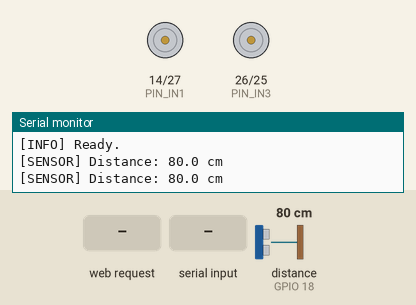
The sketch below on a simulated ESP32. Parts: motor-driver pin pairs drawn as motors (green arrow = first pin HIGH = forward, orange = second pin HIGH = backward, longer = more drive, scaled by the enable pin), the last lines printed to the serial monitor. Wiring (inferred from the names in the program): ultrasonic range finder: trigger GPIO 5; echo GPIO 18. Inputs (shaded band) come from the test bench; at power-on: distance to the obstacle (sensor on GPIO 18) 80 cm. The echo pulse lasts 58.3 µs per cm; WiFi joins after 1.5 s; servers stay silent unless stated; nothing arrives over Bluetooth unless stated.

Above: at 3.2 s.
3.3 s: HTTP request GET /move?dir=forward received
At 4.5 s:
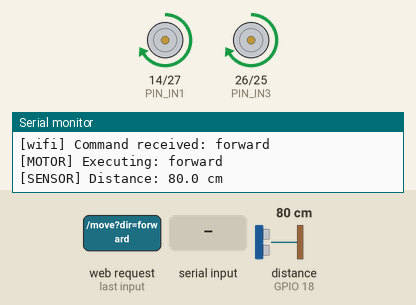
4.8 s: "backward\n" received over Serial
At 5.7 s:
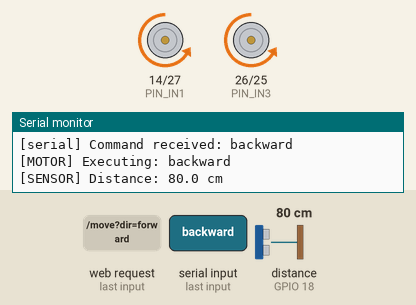
6.3 s: "left\n" received over the second serial link
At 6.8 s:
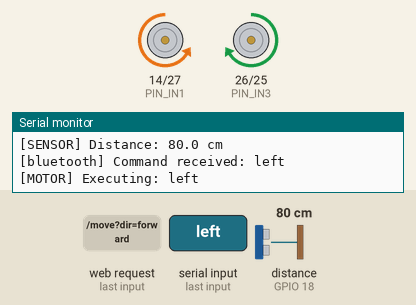
7.8 s: "right\n" received over Serial
At 9.1 s:
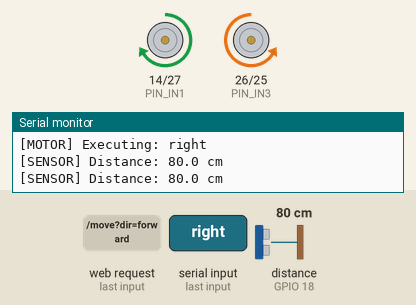
12.3 s: HTTP request GET /move?dir=backward received
At 16.0 s:
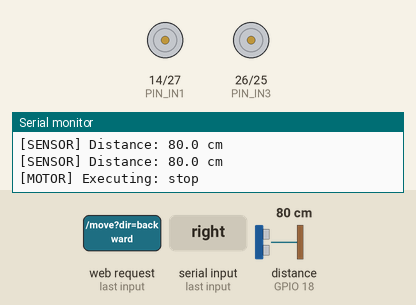
Timing chart, 0 to 16.8 s (numbered marks = the images above; inputs shaded):
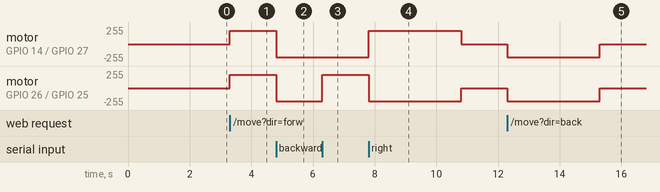

Measured:
- after the input at 3.3 s, motor on GPIO 14 (PIN_IN1) / GPIO 27 (PIN_IN2), motor on GPIO 26 (PIN_IN3) / GPIO 25 (PIN_IN4): stopped → forward 199/255 at once
- after the input at 4.8 s, motor on GPIO 14 (PIN_IN1) / GPIO 27 (PIN_IN2), motor on GPIO 26 (PIN_IN3) / GPIO 25 (PIN_IN4): forward 199/255 → backward 199/255 at once
- after the input at 6.3 s, motor on GPIO 26 (PIN_IN3) / GPIO 25 (PIN_IN4): backward 199/255 → forward 199/255 at once
- after the input at 7.8 s, motor on GPIO 14 (PIN_IN1) / GPIO 27 (PIN_IN2): backward 199/255 → forward 199/255 at once, → stopped 3.0 s later; motor on GPIO 26 (PIN_IN3) / GPIO 25 (PIN_IN4): forward 199/255 → backward 199/255 at once, → stopped 3.0 s later
- after the input at 12.3 s, motor on GPIO 14 (PIN_IN1) / GPIO 27 (PIN_IN2), motor on GPIO 26 (PIN_IN3) / GPIO 25 (PIN_IN4): stopped → backward 199/255 at once, → stopped 3.0 s later

The sketch:

BCI_Wheelchair_ESP32_V2.ino
```cpp
/*
  BCI-Controlled Toy Wheelchair - ESP32 Firmware V2
  -------------------------------------------------
  Command sources:
    1. WiFi HTTP: /move?dir=forward
    2. Bluetooth Classic SPP: forward\n
    3. USB Serial: forward\n

  Safety:
    - 3-second command watchdog -> STOP
    - HC-SR04 blocks FORWARD below 15 cm
    - No potentiometer/autonomous fallback
    - Motors start in STOP state

  IMPORTANT:
    This firmware keeps the exact pin map from the original project.
    HC-SR04 ECHO must be reduced to 3.3 V before GPIO 18.
*/

#include <WiFi.h>
#include <WebServer.h>
#include "BluetoothSerial.h"

#if !defined(CONFIG_BT_ENABLED) || !defined(CONFIG_BLUEDROID_ENABLED)
#error Bluetooth is not enabled. Select an ESP32 board with Bluetooth Classic/SPP support.
#endif

// ===================== CONFIGURATION =====================

const char* WIFI_SSID      = "WheelChair";
const char* WIFI_PASSWORD  = "neuromove";
const char* BT_DEVICE_NAME = "NeuroMove_ESP32";

const uint16_t SERVER_PORT = 80;

const unsigned long WIFI_CONNECT_TIMEOUT_MS = 8000;
const unsigned long COMMAND_TIMEOUT_MS      = 3000;
const unsigned long SENSOR_INTERVAL_MS     = 100;

const float OBSTACLE_THRESHOLD_CM = 15.0f;

const int MOTOR_SPEED = 200;   // 0-255
const int PWM_FREQ    = 1000;
const int PWM_RES     = 8;

// Set true only if you want the ESP32 WiFi radio kept awake.
// This can improve responsiveness but uses more power.
const bool WIFI_NO_SLEEP = true;

// ===================== EXACT ORIGINAL PIN MAP =====================

const int PIN_IN1 = 14;
const int PIN_IN2 = 27;
const int PIN_IN3 = 26;
const int PIN_IN4 = 25;

const int PIN_ENA = 33;
const int PIN_ENB = 32;

const int PIN_TRIG = 5;
const int PIN_ECHO = 18;

const int PIN_POT = 34;   // Kept wired/available, but NOT used as fallback.

// ===================== GLOBALS =====================

WebServer server(SERVER_PORT);
BluetoothSerial SerialBT;

bool wifiConnected = false;
bool httpServerStarted = false;

String lastReceivedCommand = "stop";
String currentMotorState   = "stop";
String lastCommandSource   = "none";

unsigned long lastCommandTime   = 0;
unsigned long lastSensorReadTime = 0;

float lastDistanceCm = 999.0f;
bool obstacleDetected = false;

// Non-blocking Bluetooth line parser.
char btBuffer[32];
size_t btBufferIndex = 0;

// Non-blocking USB Serial line parser.
char serialBuffer[32];
size_t serialBufferIndex = 0;

// ===================== FORWARD DECLARATIONS =====================

void connectToWiFi();
void setupWebServer();
void maintainWiFi();

void handleRoot();
void handleMoveRequest();

void pollBluetooth();
void pollUSBSerial();

void processIncomingCommand(const String& direction, const String& source);
bool isValidCommand(const String& command);

String determineActiveCommand();

void readUltrasonicSensor();
void checkObstacleOverride();

void executeCommand(const String& command);

void moveForward();
void moveBackward();
void turnLeft();
void turnRight();
void stopMotors();

void processBluetoothCharacter(char c);
void processSerialCharacter(char c);

// ===================== SETUP =====================

void setup() {
  Serial.begin(115200);
  delay(500);

  Serial.println();
  Serial.println("========================================");
  Serial.println(" BCI Wheelchair - ESP32 Firmware V2");
  Serial.println(" WiFi + Bluetooth Classic + USB Serial");
  Serial.println("========================================");

  // Motor direction pins
  pinMode(PIN_IN1, OUTPUT);
  pinMode(PIN_IN2, OUTPUT);
  pinMode(PIN_IN3, OUTPUT);
  pinMode(PIN_IN4, OUTPUT);

  // PWM
  bool pwmA = ledcAttach(PIN_ENA, PWM_FREQ, PWM_RES);
  bool pwmB = ledcAttach(PIN_ENB, PWM_FREQ, PWM_RES);

  if (!pwmA || !pwmB) {
    Serial.println("[ERROR] PWM attach failed!");
  }

  // Ultrasonic
  pinMode(PIN_TRIG, OUTPUT);
  pinMode(PIN_ECHO, INPUT);
  digitalWrite(PIN_TRIG, LOW);

  // Potentiometer pin remains configured, but is NOT used for motion.
  pinMode(PIN_POT, INPUT);

  // Safety: motors OFF before communication starts.
  stopMotors();

  // Start Bluetooth Classic SPP.
  SerialBT.begin(BT_DEVICE_NAME);
  Serial.print("[BLUETOOTH] Started: ");
  Serial.println(BT_DEVICE_NAME);

  // Start WiFi.
  connectToWiFi();

  if (wifiConnected) {
    setupWebServer();
    server.begin();
    httpServerStarted = true;

    Serial.print("[SERVER] HTTP server: http://");
    Serial.print(WiFi.localIP());
    Serial.println("/");

    Serial.println("[SERVER] Command example:");
    Serial.print("         http://");
    Serial.print(WiFi.localIP());
    Serial.println("/move?dir=forward");
  } else {
    Serial.println("[WIFI] Unavailable. Bluetooth + USB Serial remain active.");
  }

  Serial.println();
  Serial.println("[INFO] Valid commands:");
  Serial.println("       forward");
  Serial.println("       backward");
  Serial.println("       left");
  Serial.println("       right");
  Serial.println("       stop");
  Serial.println();
  Serial.println("[SAFETY] No command for 3 seconds -> STOP");
  Serial.println("[SAFETY] Forward blocked below 15 cm");
  Serial.println("[INFO] Ready.");
}

// ===================== MAIN LOOP =====================

void loop() {
  if (wifiConnected && httpServerStarted) {
    server.handleClient();
  }

  pollBluetooth();
  pollUSBSerial();

  // Keep WiFi state healthy without blocking the control loop.
  maintainWiFi();

  unsigned long now = millis();

  if (now - lastSensorReadTime >= SENSOR_INTERVAL_MS) {
    lastSensorReadTime = now;

    readUltrasonicSensor();
    checkObstacleOverride();
  }

  String command = determineActiveCommand();
  executeCommand(command);

  delay(2);
}

// ===================== WIFI =====================

void connectToWiFi() {
  Serial.print("[WIFI] Connecting to: ");
  Serial.println(WIFI_SSID);

  WiFi.mode(WIFI_STA);

  if (WIFI_NO_SLEEP) {
    WiFi.setSleep(false);
  }

  WiFi.begin(WIFI_SSID, WIFI_PASSWORD);

  unsigned long start = millis();

  while (WiFi.status() != WL_CONNECTED &&
         millis() - start < WIFI_CONNECT_TIMEOUT_MS) {
    delay(100);
    Serial.print(".");
  }

  Serial.println();

  if (WiFi.status() == WL_CONNECTED) {
    wifiConnected = true;

    Serial.print("[WIFI] Connected. IP: ");
    Serial.println(WiFi.localIP());
  } else {
    wifiConnected = false;
    Serial.println("[WIFI] Connection failed.");
  }
}

void maintainWiFi() {
  static unsigned long lastWiFiCheck = 0;
  static unsigned long lastReconnectAttempt = 0;

  unsigned long now = millis();

  if (now - lastWiFiCheck < 1000) {
    return;
  }

  lastWiFiCheck = now;

  bool currentlyConnected = (WiFi.status() == WL_CONNECTED);

  if (currentlyConnected) {
    if (!wifiConnected) {
      wifiConnected = true;

      Serial.print("[WIFI] Reconnected. IP: ");
      Serial.println(WiFi.localIP());

      if (!httpServerStarted) {
        setupWebServer();
        server.begin();
        httpServerStarted = true;
        Serial.println("[SERVER] HTTP server restarted.");
      }
    }
    return;
  }

  // Do not repeatedly call WiFi.begin every millisecond.
  if (now - lastReconnectAttempt >= 10000) {
    lastReconnectAttempt = now;

    if (wifiConnected) {
      Serial.println("[WIFI] Connection lost. Motor safety watchdog remains active.");
    }

    wifiConnected = false;

    WiFi.disconnect();
    WiFi.begin(WIFI_SSID, WIFI_PASSWORD);

    Serial.println("[WIFI] Reconnect attempt started...");
  }
}

void setupWebServer() {
  server.on("/", HTTP_GET, handleRoot);
  server.on("/move", HTTP_GET, handleMoveRequest);

  server.onNotFound([]() {
    server.send(
      404,
      "text/plain",
      "404: Use /move?dir=forward|backward|left|right|stop"
    );
  });
}

void handleRoot() {
  String response = "{";
  response += "\"status\":\"ok\",";
  response += "\"command\":\"" + lastReceivedCommand + "\",";
  response += "\"motor\":\"" + currentMotorState + "\",";
  response += "\"source\":\"" + lastCommandSource + "\",";
  response += "\"distance_cm\":" + String(lastDistanceCm, 1) + ",";
  response += "\"obstacle\":" + String(obstacleDetected ? "true" : "false") + ",";
  response += "\"wifi\":\"" + WiFi.localIP().toString() + "\",";
  response += "\"bluetooth\":\"" + String(BT_DEVICE_NAME) + "\"";
  response += "}";

  server.send(200, "application/json", response);
}

void handleMoveRequest() {
  if (!server.hasArg("dir")) {
    server.send(400, "text/plain", "Missing 'dir' parameter.");
    return;
  }

  String direction = server.arg("dir");
  direction.toLowerCase();
  direction.trim();

  if (!isValidCommand(direction)) {
    server.send(
      400,
      "application/json",
      "{\"status\":\"error\",\"reason\":\"invalid_command\"}"
    );
    return;
  }

  processIncomingCommand(direction, "wifi");

  if (obstacleDetected && direction == "forward") {
    String response = "{\"status\":\"blocked\",\"command\":\"forward\",";
    response += "\"reason\":\"obstacle_detected\",\"distance_cm\":";
    response += String(lastDistanceCm, 1);
    response += "}";

    server.send(200, "application/json", response);
    return;
  }

  String response = "{\"status\":\"ok\",\"command\":\"";
  response += direction;
  response += "\"}";

  server.send(200, "application/json", response);
}

// ===================== BLUETOOTH =====================

void pollBluetooth() {
  while (SerialBT.available()) {
    char c = (char)SerialBT.read();
    processBluetoothCharacter(c);
  }
}

void processBluetoothCharacter(char c) {
  // Accept either newline style.
  if (c == '\n' || c == '\r') {
    if (btBufferIndex == 0) {
      return;
    }

    btBuffer[btBufferIndex] = '\0';

    String command = String(btBuffer);
    command.toLowerCase();
    command.trim();

    btBufferIndex = 0;

    if (command.length() > 0) {
      if (isValidCommand(command)) {
        processIncomingCommand(command, "bluetooth");
        SerialBT.println("OK: " + command);
      } else {
        SerialBT.println("ERROR: invalid command");
        Serial.println("[BLUETOOTH] Invalid command ignored.");
      }
    }

    return;
  }

  // Ignore other control characters.
  if ((unsigned char)c < 32) {
    return;
  }

  // Prevent buffer overflow.
  if (btBufferIndex < sizeof(btBuffer) - 1) {
    btBuffer[btBufferIndex++] = c;
  } else {
    btBufferIndex = 0;
    SerialBT.println("ERROR: command too long");
  }
}

// ===================== USB SERIAL =====================

void pollUSBSerial() {
  while (Serial.available()) {
    char c = (char)Serial.read();
    processSerialCharacter(c);
  }
}

void processSerialCharacter(char c) {
  if (c == '\n' || c == '\r') {
    if (serialBufferIndex == 0) {
      return;
    }

    serialBuffer[serialBufferIndex] = '\0';

    String command = String(serialBuffer);
    command.toLowerCase();
    command.trim();

    serialBufferIndex = 0;

    if (command.length() > 0) {
      processIncomingCommand(command, "serial");
    }

    return;
  }

  if ((unsigned char)c < 32) {
    return;
  }

  if (serialBufferIndex < sizeof(serialBuffer) - 1) {
    serialBuffer[serialBufferIndex++] = c;
  } else {
    serialBufferIndex = 0;
    Serial.println("[SERIAL] Command too long.");
  }
}

// ===================== COMMAND HANDLING =====================

bool isValidCommand(const String& command) {
  return command == "forward" ||
         command == "backward" ||
         command == "left" ||
         command == "right" ||
         command == "stop";
}

void processIncomingCommand(const String& direction, const String& source) {
  if (!isValidCommand(direction)) {
    Serial.print("[");
    Serial.print(source);
    Serial.print("] Invalid command ignored: ");
    Serial.println(direction);
    return;
  }

  lastReceivedCommand = direction;
  lastCommandTime = millis();
  lastCommandSource = source;

  Serial.print("[");
  Serial.print(source);
  Serial.print("] Command received: ");
  Serial.println(direction);

  if (obstacleDetected && direction == "forward") {
    Serial.println("[SAFETY] Forward command received, but obstacle is detected.");
  }
}

// ===================== COMMAND WATCHDOG =====================

String determineActiveCommand() {
  if (millis() - lastCommandTime < COMMAND_TIMEOUT_MS) {
    return lastReceivedCommand;
  }

  // SAFETY: never use the potentiometer as an autonomous fallback.
  return "stop";
}

// ===================== ULTRASONIC =====================

void readUltrasonicSensor() {
  digitalWrite(PIN_TRIG, LOW);
  delayMicroseconds(2);

  digitalWrite(PIN_TRIG, HIGH);
  delayMicroseconds(10);

  digitalWrite(PIN_TRIG, LOW);

  // 20 ms is enough for roughly 3.4 m maximum range and
  // reduces worst-case blocking compared with the old 30 ms timeout.
  unsigned long duration = pulseIn(PIN_ECHO, HIGH, 20000);

  if (duration == 0) {
    lastDistanceCm = 999.0f;
  } else {
    lastDistanceCm = (duration * 0.0343f) / 2.0f;
  }

  static unsigned long lastPrintTime = 0;

  if (millis() - lastPrintTime >= 1000) {
    lastPrintTime = millis();

    Serial.print("[SENSOR] Distance: ");
    Serial.print(lastDistanceCm, 1);
    Serial.println(" cm");
  }
}

void checkObstacleOverride() {
  bool wasDetected = obstacleDetected;

  obstacleDetected =
    (lastDistanceCm > 0.0f &&
     lastDistanceCm < OBSTACLE_THRESHOLD_CM);

  if (obstacleDetected && !wasDetected) {
    Serial.println("*** [SAFETY] OBSTACLE DETECTED - FORWARD BLOCKED ***");

    if (currentMotorState == "forward") {
      stopMotors();
      currentMotorState = "stop";
    }
  }

  if (!obstacleDetected && wasDetected) {
    Serial.println("*** [SAFETY] Path clear ***");
  }
}

// ===================== MOTOR CONTROL =====================

void executeCommand(const String& command) {
  // Ultrasonic safety gate applies ONLY to forward.
  // Turning and reversing remain available to let the robot escape
  // from an obstacle.
  if (obstacleDetected && command == "forward") {
    if (currentMotorState != "stop") {
      stopMotors();
      currentMotorState = "stop";
    }
    return;
  }

  if (command == currentMotorState) {
    return;
  }

  Serial.print("[MOTOR] Executing: ");
  Serial.println(command);

  if (command == "forward") {
    moveForward();
  } else if (command == "backward") {
    moveBackward();
  } else if (command == "left") {
    turnLeft();
  } else if (command == "right") {
    turnRight();
  } else {
    stopMotors();
  }

  currentMotorState = command;
}

void moveForward() {
  digitalWrite(PIN_IN1, HIGH);
  digitalWrite(PIN_IN2, LOW);

  digitalWrite(PIN_IN3, HIGH);
  digitalWrite(PIN_IN4, LOW);

  ledcWrite(PIN_ENA, MOTOR_SPEED);
  ledcWrite(PIN_ENB, MOTOR_SPEED);
}

void moveBackward() {
  digitalWrite(PIN_IN1, LOW);
  digitalWrite(PIN_IN2, HIGH);

  digitalWrite(PIN_IN3, LOW);
  digitalWrite(PIN_IN4, HIGH);

  ledcWrite(PIN_ENA, MOTOR_SPEED);
  ledcWrite(PIN_ENB, MOTOR_SPEED);
}

void turnLeft() {
  digitalWrite(PIN_IN1, LOW);
  digitalWrite(PIN_IN2, HIGH);

  digitalWrite(PIN_IN3, HIGH);
  digitalWrite(PIN_IN4, LOW);

  ledcWrite(PIN_ENA, MOTOR_SPEED);
  ledcWrite(PIN_ENB, MOTOR_SPEED);
}

void turnRight() {
  digitalWrite(PIN_IN1, HIGH);
  digitalWrite(PIN_IN2, LOW);

  digitalWrite(PIN_IN3, LOW);
  digitalWrite(PIN_IN4, HIGH);

  ledcWrite(PIN_ENA, MOTOR_SPEED);
  ledcWrite(PIN_ENB, MOTOR_SPEED);
}

void stopMotors() {
  digitalWrite(PIN_IN1, LOW);
  digitalWrite(PIN_IN2, LOW);

  digitalWrite(PIN_IN3, LOW);
  digitalWrite(PIN_IN4, LOW);

  ledcWrite(PIN_ENA, 0);
  ledcWrite(PIN_ENB, 0);
}
```
